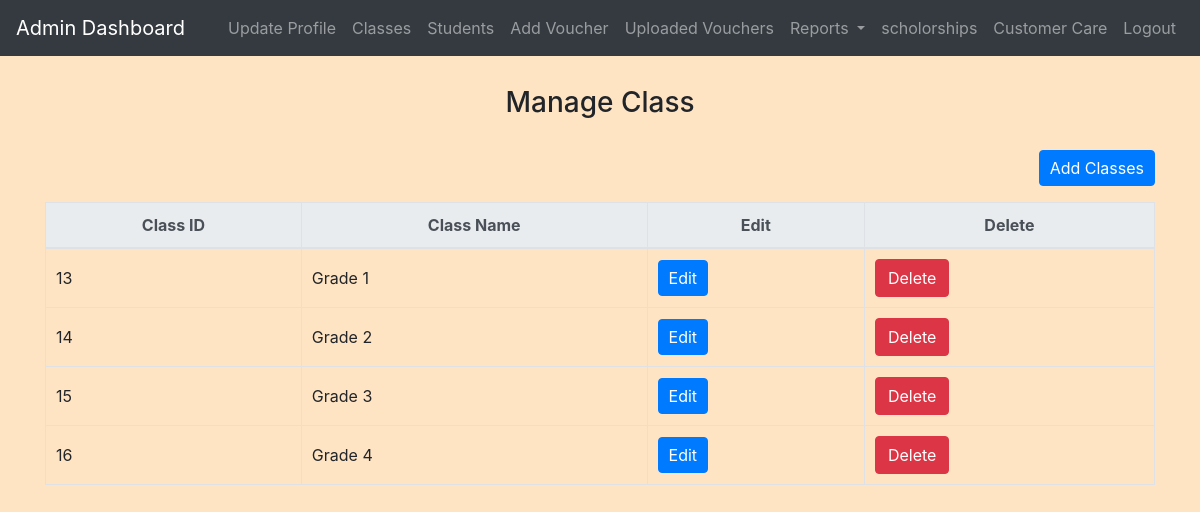
Page /admin/view_categories.php (signed in) on the committed database.
### tables this page shows
CREATE TABLE `categories` (
  `id` int(11) NOT NULL,
  `name` varchar(255) NOT NULL
);

### admin/view_categories.php (the view, shortened to what this page needs)
<?php
include('config.php');
$select_query = "SELECT id, name FROM categories";
$result = $conn->query($select_query);
$categories = [];
if ($result->num_rows > 0) {
    while ($row = $result->fetch_assoc()) {
        $categories[] = $row;
    }
}
?>
<!DOCTYPE html>
<html>
<head>
    <link rel="stylesheet" href="https://stackpath.bootstrapcdn.com/bootstrap/4.5.2/css/bootstrap.min.css">
    <link rel="stylesheet" href="../css/style.css">
</head>
<body>
<?php include('admin_navbar.php'); ?>
<div class="container mt-4">
    <h3>Manage Class</h3>
    <div class="table-responsive mt-4">
        <a class="float-right mb-3 btn btn-primary" href="add_categories.php">Add Classes</a>
        <table class="table table-bordered">
            <thead class="thead-light">
                <tr>
                    <th>Class ID</th>
                    <th>Class Name</th>
                    <th>Edit</th>
                    <th>Delete</th>
                </tr>
            </thead>
            <tbody>
                <?php foreach ($categories as $category) : ?>
                    <tr>
                        <td><?php echo $category['id']; ?></td>
                        <td><?php echo $category['name']; ?></td>
                        <td><a href="edit_category.php?id=<?php echo $category['id']; ?>" class="btn btn-primary">Edit</a></td>
                        <td>
                            <a href="?delete=<?php echo $category['id']; ?>" class="btn btn-danger" onclick="return confirm('Are you sure you want to delete this category?')">Delete</a>
                        </td>
                    </tr>
                <?php endforeach; ?>
            </tbody>
        </table>
    </div>
</div>
</body>
</html>

### css/style.css (style rules this page uses)
body { background-color: bisque; }
h1, h2, h3, h4 { text-align: center; margin-top: 30px; margin-bottom: 30px; }
.table { width: 100%; border-collapse: collapse; margin-top: 20px; }
.table th, .table td { padding: 10px; border: 1px solid #dee2e6; }
.table thead th { background-color: #f8f9fa; font-weight: bold; text-align: center; }
.table tbody td { vertical-align: middle; }
.btn-primary { padding: 5px 10px; }

### rows in the picture
categories: id "13", name "Grade 1"
categories: id "14", name "Grade 2"
categories: id "15", name "Grade 3"
categories: id "16", name "Grade 4"
